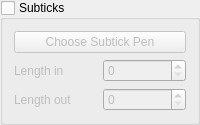
                                                            <widget class="QGroupBox" name="groupBox_yAxis2_setSubTicksVisible">
                                                                <property name="title">
                                                                    <string>Subticks</string>
                                                                </property>
                                                                <property name="checkable">
                                                                    <bool>true</bool>
                                                                </property>
                                                                <property name="checked">
                                                                    <bool>false</bool>
                                                                </property>
                                                                <layout class="QGridLayout" name="gridLayout_28">
                                                                    <item row="2" column="0">
                                                                        <layout class="QHBoxLayout" name="horizontalLayout_31">
                                                                            <item>
                                                                                <widget class="QLabel" name="label_29">
                                                                                    <property name="text">
                                                                                        <string>Length in</string>
                                                                                    </property>
                                                                                </widget>
                                                                            </item>
                                                                            <item>
                                                                                <widget class="QSpinBox" name="spinBox_yAxis2_setSubTickLengthIn"/>
                                                                            </item>
                                                                        </layout>
                                                                    </item>
                                                                    <item row="0" column="0">
                                                                        <widget class="QPushButton" name="pushButton_yAxis2_setSubTickPen">
                                                                            <property name="text">
                                                                                <string>Choose Subtick Pen</string>
                                                                            </property>
                                                                        </widget>
                                                                    </item>
                                                                    <item row="4" column="0">
                                                                        <layout class="QHBoxLayout" name="horizontalLayout_32">
                                                                            <item>
                                                                                <widget class="QLabel" name="label_30">
                                                                                    <property name="text">
                                                                                        <string>Length out</string>
                                                                                    </property>
                                                                                </widget>
                                                                            </item>
                                                                            <item>
                                                                                <widget class="QSpinBox" name="spinBox_yAxis2_setSubTickLengthOut"/>
                                                                            </item>
                                                                        </layout>
                                                                    </item>
                                                                </layout>
                                                            </widget>
